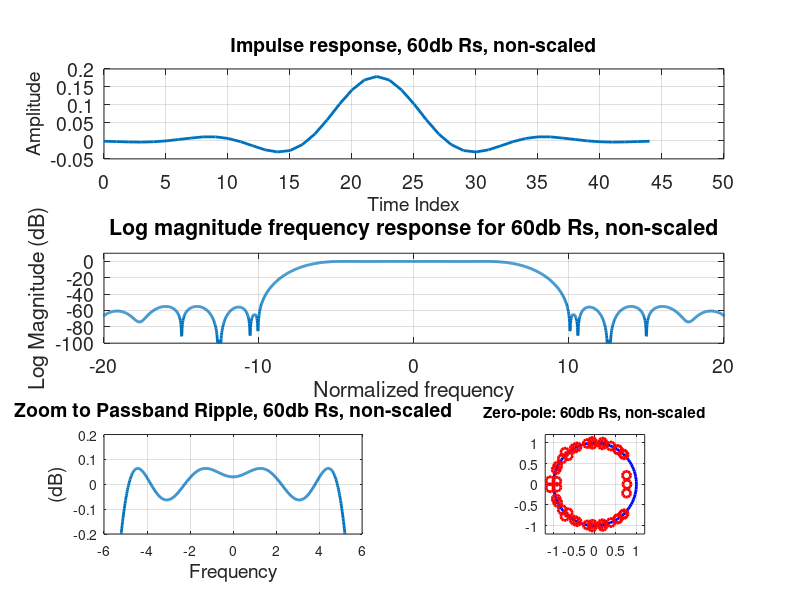
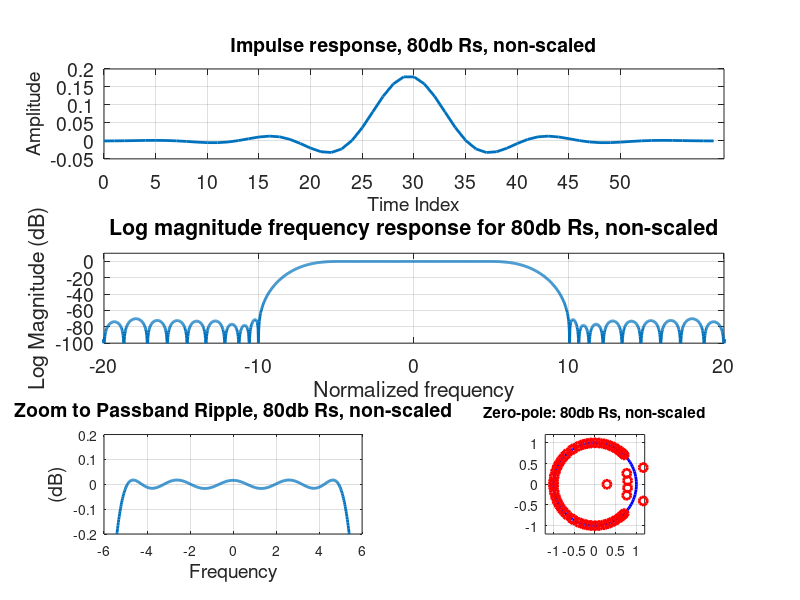
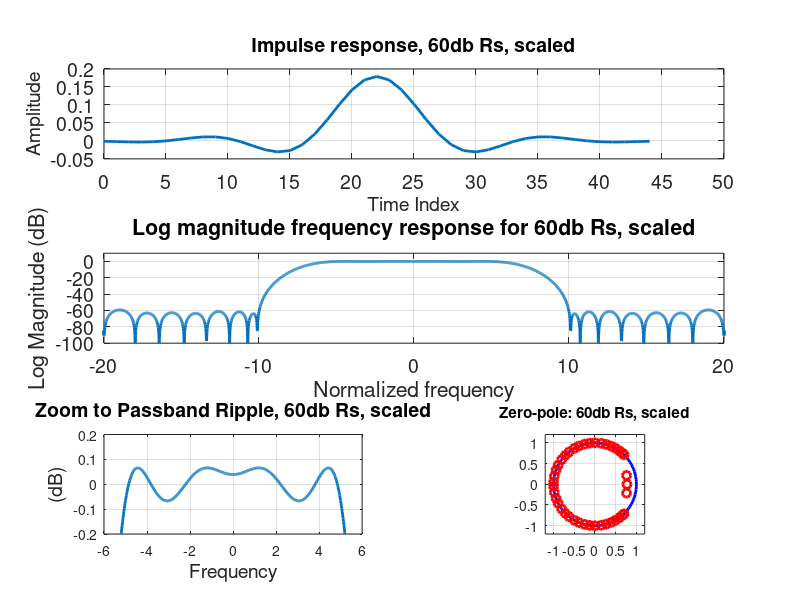
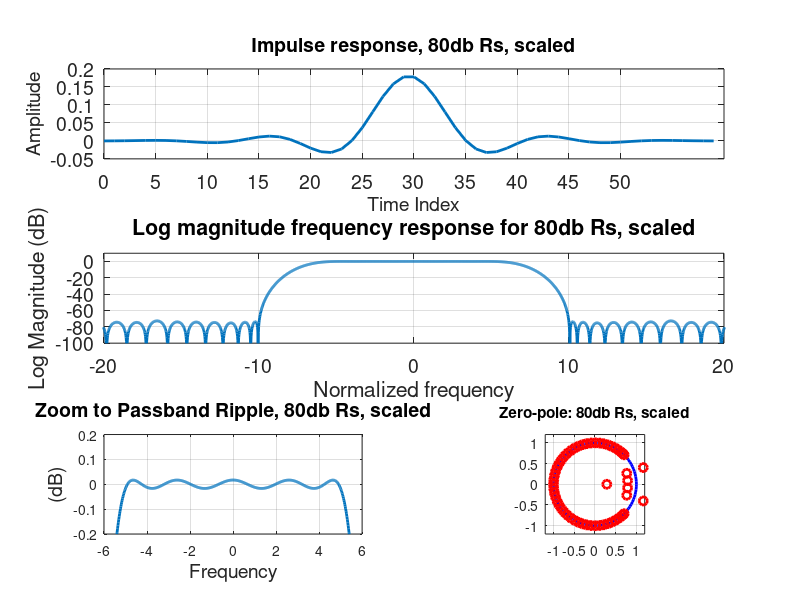

Reproduce these figures in MATLAB, in order.
% Clearing data
clc;
close all;
clf reset;
clear;

%%%%%%%%%%%%%%%%%%%%%%%%%%%%%%%%%%%%%%%%%%%%%%%%%%%%%%%%
%% Set up
% Math for stopband edge frequency
% W1 = (stopband frequency) / (sampling rate / 2)
f_s = 80e3;
f_pass = 5e3;
f_stop = 10e3;
f_ss = f_s/2;
stopband_ripple = 60;
Rs= 60;     % Stopband ripple (dB)

% Filter Order
% N = (f_s/(f_stop-f_pass)) * attenuation(db) / 22
N = ceil(f_s/(f_stop - f_pass)*Rs/22);


% We do freq * 2 / samp_freq to get ratio between passband frequency and
% nquist frequency

% Remez filter 1
f_s1 = 80e3;
f_pass1 = 5e3;
f_stop1 = 10e3;
Sr1 = 60;

% Filter Order
% N = (f_s/(f_stop-f_pass)) * attenuation(db) / 22
N1 = ceil(f_s1/(f_stop1 - f_pass1) * Sr1 / 22);
h1 = firpm(N1, [0 f_pass1 f_stop1 f_s1/2]/(f_s1/2), [1 1 0 0], [1 10]);

% Remez filter 2
f_s2 = 80e3;
f_pass2 = 5e3;
f_stop2 = 10e3;
Sr2 = 80;
N2 = ceil(f_s2/(f_stop2 - f_pass2) * Sr2 / 22);
h2 = firpm(N2, [0 f_pass2 f_stop2 f_s2/2]/(f_s2/2), [1 1 0 0], [10 100]);

% Quantization bits
bits1 = Sr1 / 5;
bits1 = 2 ^(bits1-1);
bits2 = Sr2 / 5;
bits2 = 2 ^(bits2-1);

% Nonscaled
quant_noscale1 = round(h1 * bits1) / bits1;
quant_noscale2 = round(h2 * bits2) / bits2;

% Scaled 
% Max value for scaling
scaled_coef1 = max(abs(h1));
scaled_coef2 = max(abs(h2));

h1_scale = h1/scaled_coef1;
h2_scale = h2/scaled_coef2;

quant_scale1 = round(h1_scale * bits1) / bits1 * scaled_coef1;
quant_scale2 = round(h2_scale * bits2) / bits2 * scaled_coef2;

%% Filter 1 no scaling plots
figure(1)
subplot(3,1,1)

% Impulse Response
plot(0:length(quant_noscale1)-1,quant_noscale1,'linewidth',2)
grid on
% axis([0 50 -0.05 0.20])
set(gca,'fontsize',14)
set(gca,'xtick',[0:5:50])
title('Impulse response, 60db Rs, non-scaled','fontsize',14)
xlabel('Time Index','fontsize',14)
ylabel('Amplitude','fontsize',14)

% Log magnitude frequency response
subplot(3,1,2)
fft_h1_ns = 20*log10(abs(fftshift(fft(quant_noscale1,4096))));
plot(-40:80/4096:40-80/4096,fft_h1_ns,'linewidth',2)
grid on
axis([-20 20 -100 10])
set(gca,'fontsize',14)
title('Log magnitude frequency response for 60db Rs, non-scaled')
xlabel('Normalized frequency')
ylabel('Log Magnitude (dB)')

% Zoom to passband ripple
subplot(3,2,5)
% axes('position',[0.596 0.25 0.231 0.128])
plot(-40:80/4096:40-80/4096,fft_h1_ns,'linewidth',2)
grid on
axis([-6 6 -0.2 0.2])
title('Zoom to Passband Ripple, 60db Rs, non-scaled','fontsize',14)
xlabel('Frequency','fontsize',14)
ylabel('(dB)','fontsize',14)

% Pole Zero plot
set(gcf, 'WindowState', 'maximized');
subplot(3,2,6)
plot(0,0)
plot(exp(1i*2*pi*(0:0.01:1)),'b','linewidth',2)
hold on
plot(roots(quant_noscale1),'ro','linewidth',2)
hold off
grid on
axis('equal')
axis([-1.2 1.2 -1.2 1.2])
title('Zero-pole: 60db Rs, non-scaled')

%% Filter 2 no scaling plots
figure(2)
subplot(3,1,1)

% Impulse Response
plot(0:length(quant_noscale2)-1,quant_noscale2,'linewidth',2)
grid on
% axis([0 50 -0.05 0.20])
set(gca,'fontsize',14)
set(gca,'xtick',[0:5:50])
title('Impulse response, 80db Rs, non-scaled','fontsize',14)
xlabel('Time Index','fontsize',14)
ylabel('Amplitude','fontsize',14)

% Log magnitude frequency response
subplot(3,1,2)
fft_h2_ns = 20*log10(abs(fftshift(fft(quant_noscale2,4096))));
plot(-40:80/4096:40-80/4096,fft_h2_ns,'linewidth',2)
grid on
axis([-20 20 -100 10])
set(gca,'fontsize',14)
title('Log magnitude frequency response for 80db Rs, non-scaled')
xlabel('Normalized frequency')
ylabel('Log Magnitude (dB)')

% Zoom to passband ripple
subplot(3,2,5)
% axes('position',[0.596 0.25 0.231 0.128])
plot(-40:80/4096:40-80/4096,fft_h2_ns,'linewidth',2)
grid on
axis([-6 6 -0.2 0.2])
title('Zoom to Passband Ripple, 80db Rs, non-scaled','fontsize',14)
xlabel('Frequency','fontsize',14)
ylabel('(dB)','fontsize',14)

% Pole Zero plot
set(gcf, 'WindowState', 'maximized');
subplot(3,2,6)
plot(0,0)
plot(exp(1i*2*pi*(0:0.01:1)),'b','linewidth',2)
hold on
plot(roots(quant_noscale2),'ro','linewidth',2)
hold off
grid on
axis('equal')
axis([-1.2 1.2 -1.2 1.2])
title('Zero-pole: 80db Rs, non-scaled')

%% Filter 1 scaling plots
figure(3)
subplot(3,1,1)

% Impulse Response
plot(0:length(quant_scale1)-1,quant_scale1,'linewidth',2)
grid on
% axis([0 50 -0.05 0.20])
set(gca,'fontsize',14)
set(gca,'xtick',[0:5:50])
title('Impulse response, 60db Rs, scaled','fontsize',14)
xlabel('Time Index','fontsize',14)
ylabel('Amplitude','fontsize',14)

% Log magnitude frequency response
subplot(3,1,2)
fft_h1_s = 20*log10(abs(fftshift(fft(quant_scale1,4096))));
plot(-40:80/4096:40-80/4096,fft_h1_s,'linewidth',2)
grid on
axis([-20 20 -100 10])
set(gca,'fontsize',14)
title('Log magnitude frequency response for 60db Rs, scaled')
xlabel('Normalized frequency')
ylabel('Log Magnitude (dB)')

% Zoom to passband ripple
subplot(3,2,5)
% axes('position',[0.596 0.25 0.231 0.128])
plot(-40:80/4096:40-80/4096,fft_h1_s,'linewidth',2)
grid on
axis([-6 6 -0.2 0.2])
title('Zoom to Passband Ripple, 60db Rs, scaled','fontsize',14)
xlabel('Frequency','fontsize',14)
ylabel('(dB)','fontsize',14)

% Pole Zero plot
set(gcf, 'WindowState', 'maximized');
subplot(3,2,6)
plot(0,0)
plot(exp(1i*2*pi*(0:0.01:1)),'b','linewidth',2)
hold on
plot(roots(quant_scale1),'ro','linewidth',2)
hold off
grid on
axis('equal')
axis([-1.2 1.2 -1.2 1.2])
title('Zero-pole: 60db Rs, scaled')

%% Filter 2 scaling plots
figure(4)
subplot(3,1,1)

% Impulse Response
plot(0:length(quant_scale2)-1,quant_scale2,'linewidth',2)
grid on
% axis([0 50 -0.05 0.20])
set(gca,'fontsize',14)
set(gca,'xtick',[0:5:50])
title('Impulse response, 80db Rs, scaled','fontsize',14)
xlabel('Time Index','fontsize',14)
ylabel('Amplitude','fontsize',14)

% Log magnitude frequency response
subplot(3,1,2)
fft_h2_s = 20*log10(abs(fftshift(fft(quant_scale2,4096))));
plot(-40:80/4096:40-80/4096,fft_h2_s,'linewidth',2)
grid on
axis([-20 20 -100 10])
set(gca,'fontsize',14)
title('Log magnitude frequency response for 80db Rs, scaled')
xlabel('Normalized frequency')
ylabel('Log Magnitude (dB)')

% Zoom to passband ripple
subplot(3,2,5)
% axes('position',[0.596 0.25 0.231 0.128])
plot(-40:80/4096:40-80/4096,fft_h2_s,'linewidth',2)
grid on
axis([-6 6 -0.2 0.2])
title('Zoom to Passband Ripple, 80db Rs, scaled','fontsize',14)
xlabel('Frequency','fontsize',14)
ylabel('(dB)','fontsize',14)

% Pole Zero plot
set(gcf, 'WindowState', 'maximized');
subplot(3,2,6)
plot(0,0)
plot(exp(1i*2*pi*(0:0.01:1)),'b','linewidth',2)
hold on
plot(roots(quant_scale2),'ro','linewidth',2)
hold off
grid on
axis('equal')
axis([-1.2 1.2 -1.2 1.2])
title('Zero-pole: 80db Rs, scaled')